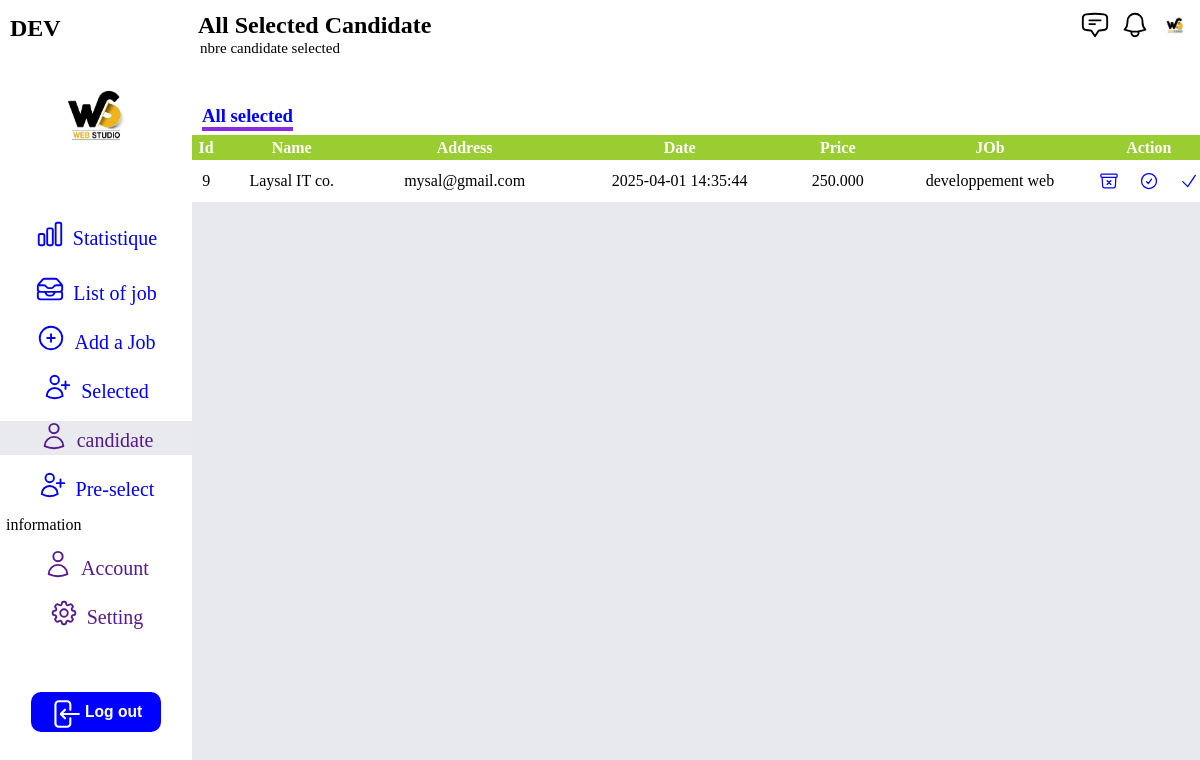
Page /project/Admin/candidat.php (signed in) on the committed database.
### tables this page shows
CREATE TABLE IF NOT EXISTS `job_application` (
  `application_id` int NOT NULL AUTO_INCREMENT,
  `candidate_id` int NOT NULL,
  `employer_id` int NOT NULL,
  `application_date` datetime DEFAULT CURRENT_TIMESTAMP,
  `cv_build` varchar(255) NOT NULL,
  `idjob` int DEFAULT NULL,
  `statut` int DEFAULT '0',
  PRIMARY KEY (`application_id`),
  KEY `candidate_id` (`candidate_id`),
  KEY `job_application_idjob` (`idjob`)
);

CREATE TABLE IF NOT EXISTS `user` (
  `user_id` int NOT NULL AUTO_INCREMENT,
  `name` varchar(100) NOT NULL,
  `second_name` varchar(70) DEFAULT NULL,
  `email` varchar(100) NOT NULL,
  `date_of_b` date DEFAULT NULL,
  `password` varchar(50) NOT NULL,
  `role` enum('candidate','employer','admin') NOT NULL,
  `gender` varchar(10) DEFAULT NULL,
  `phone` varchar(30) DEFAULT NULL,
  `image` varchar(100) NOT NULL,
  `town` varchar(50) NOT NULL,
  `country` varchar(50) NOT NULL,
  `company_type` varchar(30) NOT NULL,
  `company_num` varchar(70) NOT NULL,
  `created_at` datetime DEFAULT CURRENT_TIMESTAMP,
  `updated_at` datetime DEFAULT CURRENT_TIMESTAMP ON UPDATE CURRENT_TIMESTAMP,
  PRIMARY KEY (`user_id`),
  UNIQUE KEY `email` (`email`)
);

CREATE TABLE IF NOT EXISTS `job_post` (
  `job_post_id` int NOT NULL AUTO_INCREMENT,
  `user_id` int NOT NULL,
  `title` varchar(255) NOT NULL,
  `description` text,
  `requirement` text,
  `qualification` text,
  `salary_range` varchar(100) DEFAULT NULL,
  `part_time` varchar(20) DEFAULT NULL,
  `day_shift` varchar(20) DEFAULT NULL,
  `post_date` datetime DEFAULT CURRENT_TIMESTAMP,
  `state` varchar(50) DEFAULT 'active',
  `created_at` datetime DEFAULT CURRENT_TIMESTAMP,
  `updated_at` datetime DEFAULT CURRENT_TIMESTAMP ON UPDATE CURRENT_TIMESTAMP,
  `skills` text,
  `town` varchar(100) DEFAULT NULL,
  `country` varchar(100) DEFAULT NULL,
  PRIMARY KEY (`job_post_id`),
  KEY `user_id` (`user_id`)
);

### project/Admin/candidat.php (the view, shortened to what this page needs)
<?php
 $name= $_SESSION["name"];
$id=$_SESSION["user_id"];
  $image=$_SESSION['image'];
?>
<!DOCTYPE html>
<html lang="en">
<head>
    <link rel="stylesheet" href="style.css">
</head>
<body>
    <div class="div1">
    <h2 class=" nomE"><?php echo $name?></h2>
        <div class="divsvg">
            <img src="../<?php echo $image?>" class="svg" alt="">
        </div>
         <a href="index.php" class="ar">
            <div>
            </div>
           <p class="aqw">Statistique</p>
         </a>
         <a href="list_of_job.php" class="br">
            <div>
            </div>
           <p class="aqw">List of job</p>
         </a>
         <a href="add_job.php" class="br">
            <div>
            <svg xmlns="http://www.w3.org/2000/svg" fill="none" viewBox="0 0 24 24" stroke-width="1.5" stroke="currentColor" class="ret">
                <path stroke-linecap="round" stroke-linejoin="round" d="M12 9v6m3-3H9m12 0a9 9 0 1 1-18 0 9 9 0 0 1 18 0Z" />
                </svg>
            </div>
           <p class="aqw">Add a Job</p>
         </a>
         <a href="candidatS.php" class="br">
            <div>
            </div>
           <p class="aqw">Selected </p>
         </a>
         <a href="" class="cr">
            <div>
            </div>
           <p class="aqw"> candidate</p>
         </a>
         <a href="pre-select.php" class="br">
            <div>
            </div>
           <p class="aqw"> Pre-select</p>
         </a>
         <p class="in"> information</p>
         <a href="" class="br">
            <div>
            </div>
           <p class="aqw"> Account</p>
         </a>
         <a href="" class="br">
            <div>
            </div>
           <p class="aqw"> Setting</p>
         </a>
         <div class="btn">
            <button class="log">
              <div>
              </div>
            <div>
               <h3 class="pp">Log out </h3></div> </button>
         </div>
    </div>
    <div class="div2">
      <div class="ma">
         <div><h2 class="se">All Selected Candidate</h2> <p class="nb"> nbre candidate selected</p></div>
         <div class="pa" >
                <div>
                </div>
                <div>
                </div>
                <div>
                <img src="../<?php echo $image?>" class="message2" alt="">
                </div>
            </div>
      </div>
      <div class="prese">
        <div class="ty">
          <h3 class="all">All selected</h3>
        </div>
      </div>
        <table class="" cellspacing="0">
          <thead>
            <tr>
              <td>Id</td>
              <td>Name</td>
              <td>Address</td>
              <td>Date</td>
               <td>Price</td>
               <td>JOb</td>
               <td>Action</td>
            </tr>
          </thead>
            <?php
             $localhost="localhost";
             $dbuser="root";
             $dbname="job";
             $dbpassword="";
             $conn=mysqli_connect($localhost,$dbuser,$dbpassword,$dbname);
             $sql="SELECT * FROM job_application where employer_id=$id and statut =0";
             $req=mysqli_query($conn,$sql);
             $counter = 0;
             while($row=mysqli_fetch_assoc($req)) {
                $ire=$row['application_id'];
              $nameid=$row['candidate_id'];
              $na=$row['idjob'];
              $sql4="SELECT * FROM job_post where job_post_id=$na";
              $row4=mysqli_query($conn,$sql4);
              $row5=mysqli_fetch_assoc($row4);
              $namet=$row5['title'];
              $salaire=$row5['salary_range'];
              $sql2="SELECT * FROM user where user_id=$nameid";
              $row1=mysqli_query($conn,$sql2);
              $row2=mysqli_fetch_assoc($row1);
              $name=$row2['name'];
              $email=$row2['email'];
              $rowClass = ($counter % 2 == 0) ? 'even-row' : 'odd-row';
              $counter++;
            ?>
            <tr class="<?php echo $rowClass; ?>">
              <td><?php echo$row['application_id']?></td>
              <td><?php echo$name?></td>
              <td><?php echo$email?></td>
              <td><?php echo$row['application_date']?></td>
              <td><?php echo$salaire?></td>
              <td><?php echo$namet?></td>
              <td class="sub">
                <a href="refu.php?id=<?php echo$ire?>">
             </a>
                <a href="refused.php?id=<?php echo$ire?>">
                <svg xmlns="http://www.w3.org/2000/svg" fill="none" viewBox="0 0 24 24" stroke-width="1.5" stroke="currentColor" class="svh">
                <path stroke-linecap="round" stroke-linejoin="round" d="M9 12.75 11.25 15 15 9.75M21 12a9 9 0 1 1-18 0 9 9 0 0 1 18 0Z" />
                </svg>
             </a>
                <a class="" href="valided?id=<?php echo$ire ?>">
                <svg xmlns="http://www.w3.org/2000/svg" fill="none" viewBox="0 0 24 24" stroke-width="1.5" stroke="currentColor" class="svh">
                    <path stroke-linecap="round" stroke-linejoin="round" d="m4.5 12.75 6 6 9-13.5" />
                    </svg>
             </a>
              </td>
            </tr>
            <?php
            }?>
        </table>
    </div>
</body>
</html>

### project/Admin/style.css (style rules this page uses)
* { margin: 0; }
body { width: 100%; height: 100vh; background-color: rgba(209, 213, 219, 0.5); display: flex; overflow-y: hidden; }
.div1 { width: 16%; height: 100%; background-color: white; }
.nomE { margin-top: 15px; margin-left: 10px; }
.svg { width: 100px; height: 100px; margin-top: 22px; border-radius: 100%; }
.divsvg { display: flex; width: 100%; justify-content: center; }
.ar { display: flex; text-decoration: none; justify-content: center; margin-top: 55px; height: 40px; }
.ret { width: 30px; height: 30px; }
.aqw { margin-left: 8px; margin-top: 8px; font-size: 20px; }
.br { display: flex; text-decoration: none; justify-content: center; margin-top: 15px; }
.cr { display: flex; text-decoration: none; justify-content: center; margin-top: 15px; background-color: rgba(209, 213, 219, 0.5); }
.in { margin-top: 12px; margin-left: 6px; }
.btn { margin-top: 60px; display: flex; justify-content: center; width: 100%; height: 40px; cursor: pointer; }
.log { cursor: pointer; display: flex; width: 130px; height: 40px; border-radius: 10px; background-color: blue; border: none; }
.tre { margin-left: 8px; margin-top: 4px; width: 40px; height: 34px; color: white; }
.pp { margin-top: 10px; color: white; }
.div2 { width: 84%; height: 100%; }

### project/Admin/candidat.php (style rules this page uses)
.ma { width:100%; height: 55px; display: flex; background-color: white; justify-content: space-between; }
.se { margin-top: 12px; margin-left: 6px; }
.pa { display: flex; }
.message { width: 30px; margin-top: 10px; height: 30px; margin-right: 10px; }
.message2 { width: 30px; margin-top: 10px; height: 30px; margin-right: 10px; border-radius: 100%; }
.nb { font-size: 15px; margin-top: 1px; margin-left: 8px; }
.prese { width: 100%; height: 80px; display: flex; justify-content: space-between; background-color: white; }
.ty { margin-top: 30px; }
.all { margin-left: 10px; border-bottom: 4px solid blueviolet; margin-top: 20px; color: blue; }
table { width: 100%; text-align: center; }
thead { background-color: yellowgreen; text-align: center; color: white; font-weight: bold; height: 25px; }
.sub { height: 40px; display: flex; justify-content: space-between; }
.even-row { background-color: #ffffff; }
.svh { cursor: pointer; margin-top: 10px; width: 20px; height: 20px; }

### rows in the picture
job_application: application_id "9", candidate.name "Laysal IT co.", candidate.email "mysal@gmail.com", application_date "2025-04-01 14:35:44", job_post.salary_range "250.000", job_post.title "developpement web"

### other values in the picture
$name "DEV"
